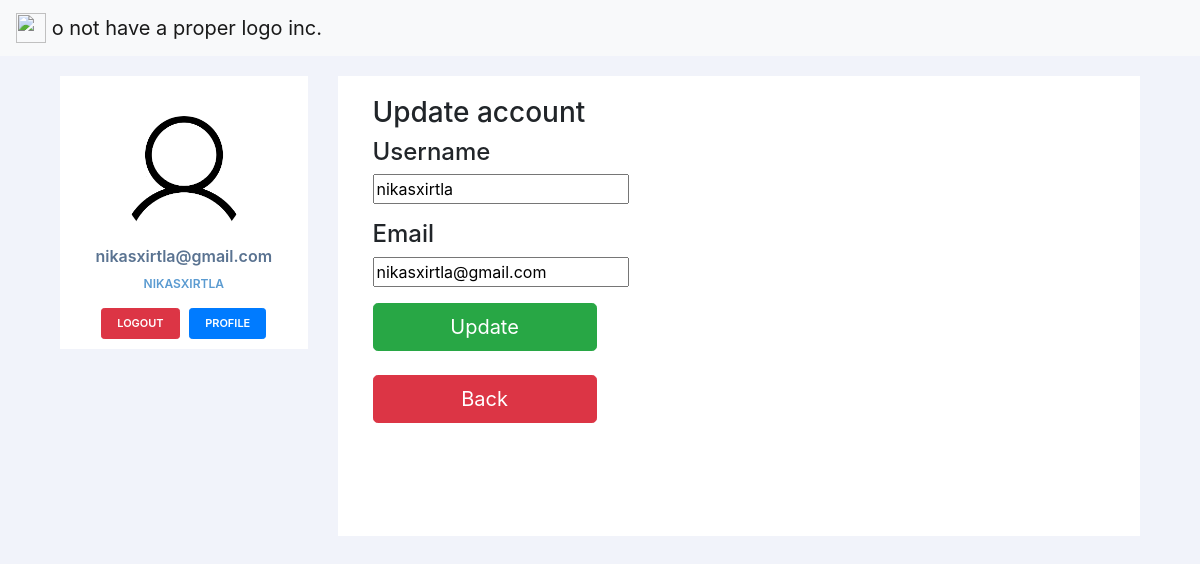
Before: /dashboard/profile (signed in) with the older database file.
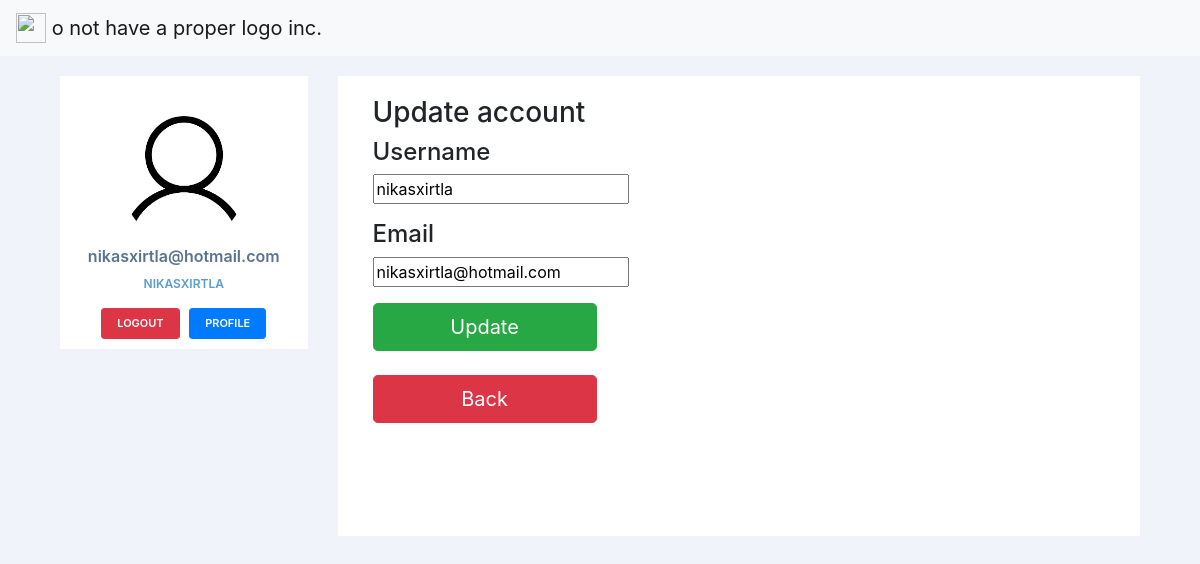
After: the same page with the newer database file.
### accounts/models.py (models this page shows, shortened)
class Account(AbstractBaseUser):
	email 					= models.EmailField(verbose_name="email", max_length=60, unique=True)
	username 				= models.CharField(max_length=30, unique=True)
	date_joined				= models.DateTimeField(verbose_name='date joined', auto_now_add=True)
	last_login				= models.DateTimeField(verbose_name='last login', auto_now=True)
	is_admin				= models.BooleanField(default=False)
	is_active				= models.BooleanField(default=True)
	is_staff				= models.BooleanField(default=False)
	is_superuser			= models.BooleanField(default=False)
	card_number 			= models.CharField(default=random_card(10), max_length=10)
	money                   = models.FloatField(default=10)
	USERNAME_FIELD = 'username'
	REQUIRED_FIELDS = ['email']
	objects = MyAccountManager()

### accounts/views.py (the view)
# urls.py: path('dashboard/profile', profile_view),
@login_required
def profile_view(request):
    if request.method == 'POST':
        form = AccountUpdateForm(request.POST, instance=request.user)
        if form.is_valid():
            form.save()
            messages.success(request, 'Account updated succesfully!')
            return redirect('/dashboard')
        else:
            messages.warning(request, 'Something went wrong!')
            return redirect('/dashboard/profile')
    else:
        form = AccountUpdateForm(instance=request.user)
    context = {
        'form': form,
    }
    return render(request, 'dashboard/profile.html', context)

### accounts/forms.py
class AccountUpdateForm(forms.ModelForm):
    email = forms.EmailField()
    class Meta:
        model = User
        fields = ['username', 'email']

### templates/dashboard/profile.html (shortened to what this page needs)
{% extends "dashboard/base.html" %}
{% block content %}
<div class="container">
    <div class="row vertical-offset-100">
    	<div class="col-md-4 col-md-offset-4">
    		<div class="panel panel-default">
			  	<div class="panel-heading">
			    	<h3 class="panel-title">Update account</h3>
			 	</div>
			  	<div class="panel-body">
			    	<form accept-charset="UTF-8" method="POST">
                    <fieldset>
			    	  	<div class="form-group">
                            <h4>Username</h4>
			    		    {{form.username}}
			    		</div>
			    		<div class="form-group">
                            <h4>Email</h4>
			    			{{form.email}}
                        </div>
			    		<input class="btn btn-lg btn-success btn-block" type="submit" value="Update">
			    	</fieldset>
					</form>
					<br>
					<a type="button" class="btn btn-danger btn-lg btn-block" href = 'javascript:history.back()'>Back</a>
			    </div>
			</div>
		</div>
    </div>
</div>
{% endblock content %}

### templates/dashboard/base.html (shortened to what this page needs)
{% load static %}
<!doctype html>
<html lang="en">
  <head>
    <link rel="stylesheet" href="https://stackpath.bootstrapcdn.com/bootstrap/4.4.1/css/bootstrap.min.css">
    <link rel="stylesheet" type="text/css" href="{% static 'css/style.css' %}">
  </head>
	<body>
    <nav class="navbar navbar-light bg-light">
      <a class="navbar-brand" href="/dashboard">
        <img src="https://upload.wikimedia.org/wikipedia/commons/thumb/8/82/Discord_black_D.svg/778px-Discord_black_D.svg.png" width="30" height="30" class="d-inline-block align-top" alt="">
        o not have a proper logo inc.
      </a>
    </nav>
    <div class="container">
      <div class="row profile">
          <div class="col-md-3">
              <div class="profile-sidebar">
                  <div class="profile-usertitle">
                      <div class="profile-userpic">
                          <a href='/dashboard'><img src="{% static 'profile_placeholder.png' %}" class="img-responsive" alt=""></a>
                      </div>
                      <div class="profile-usertitle-name">
                          {{user.email}}
                      </div>
                      <div class="profile-usertitle-job">
                          {{user.username}}
                      </div>
                  </div>
                  <div class="profile-userbuttons">
                      <button type="button" class="btn btn-danger btn-sm" onclick="location.href = '/logout';"> Logout </button>
                      <button type="button" class="btn btn-primary btn-sm" onclick="location.href = '/dashboard/profile';">Profile</button>
                  </div>
              </div>
              <br>
          </div>
          <div class="col-md-9">
              <div class="profile-content">
                {% block content %}{% endblock content %}
              </div>
          </div>
      </div>
  </div>
	</body>
</html>

Changed rows visible on the page:
changed Account "NIKASXIRTLA": email "nikasxirtla@gmail.com" → "nikasxirtla@hotmail.com"
